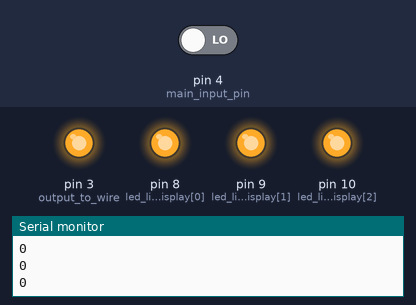
The sketch below on a simulated Arduino Uno, built with avr-gcc and run on an emulated ATmega328P. On the bench: output pins drawn as LEDs (lit = HIGH), the last lines printed to the serial monitor. Inputs (shaded band) come from the test bench; at power-on: pin 4 (main_input_pin) LOW.

Above: at 1.3 s.
1.4 s: pin 4 (main_input_pin) driven HIGH
At 2.0 s:
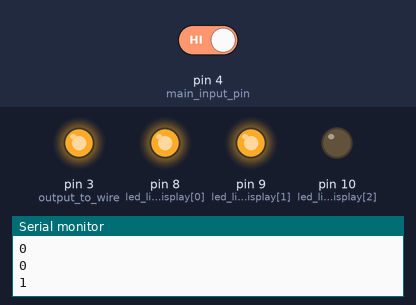
At 8.2 s:
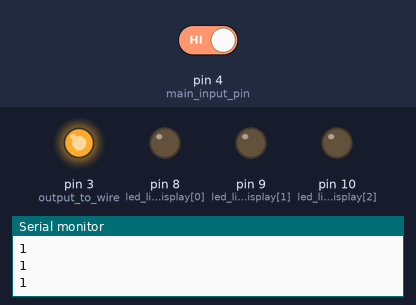
Timing chart, 0 to 46.4 s (numbered marks = the images above; inputs shaded):
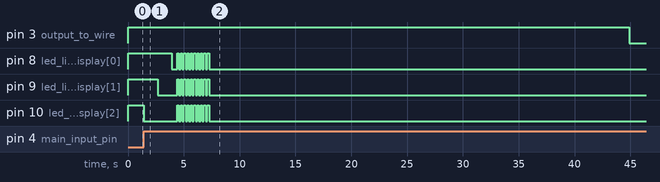

Measured:
- after the input at 1.4 s, pin 3 (output_to_wire): HIGH → LOW after 43.5 s; pin 8 (led_lives_display[0]): HIGH → LOW after 2.5 s, then repeats every 0.30 s: HIGH 0.15 s, LOW 0.15 s, until it stays LOW from 7.3 s

The sketch:

main.ino
```cpp
#include <arduino.h>

int output_to_wire = 3;
int main_input_pin = 4;
int led_lives_display[3] = {8,9,10};

int lives_left = 3;
int led_counter = 2;
int inp_value;

void start () {
    delay(500);

    while (true)
    {
        inp_value = digitalRead(main_input_pin);
        Serial.println(inp_value);

        if (inp_value == 1)
        {
            return touched();
        }
    }
}

void touched () {
    lives_left--;
    digitalWrite(led_lives_display[led_counter], LOW);
    led_counter--;

    if (lives_left == 0)
    {
        return dead();
    }

    else {
        delay(750);
        start();
    }
}

void dead () {
    delay(500);
    for (int i = 0; i < 10; i++)
    {
        for (int j = 0; j < 3; j++)
        {
            digitalWrite(led_lives_display[j], HIGH);
        }
            delay(150);

        for (int j = 0; j < 3; j++)
        {
            digitalWrite(led_lives_display[j], LOW);
        }
        delay(150);
    }

    delay(2000);
    start();
}

void setup () {
    Serial.begin(9600);
    for (int i = 0; i < 3; i++)
    {
        pinMode(led_lives_display[i], OUTPUT);
        digitalWrite(led_lives_display[i], HIGH);
    }

    pinMode(main_input_pin, INPUT);
    pinMode(output_to_wire, OUTPUT);
    digitalWrite(output_to_wire, HIGH);
    start();
}

void loop () {

}
```
